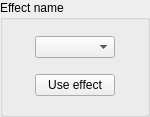
<?xml version="1.0" encoding="UTF-8"?>
<ui version="4.0">
 <class>Form</class>
 <widget class="QWidget" name="Form">
  <property name="geometry">
   <rect>
    <x>0</x>
    <y>0</y>
    <width>150</width>
    <height>117</height>
   </rect>
  </property>
  <property name="sizePolicy">
   <sizepolicy hsizetype="Preferred" vsizetype="Preferred">
    <horstretch>0</horstretch>
    <verstretch>0</verstretch>
   </sizepolicy>
  </property>
  <property name="windowTitle">
   <string>Form</string>
  </property>
  <layout class="QVBoxLayout" name="verticalLayout_2">
   <property name="spacing">
    <number>0</number>
   </property>
   <property name="leftMargin">
    <number>0</number>
   </property>
   <property name="topMargin">
    <number>0</number>
   </property>
   <property name="rightMargin">
    <number>0</number>
   </property>
   <property name="bottomMargin">
    <number>0</number>
   </property>
   <item>
    <widget class="QGroupBox" name="effectGroup">
     <property name="sizePolicy">
      <sizepolicy hsizetype="Preferred" vsizetype="Preferred">
       <horstretch>0</horstretch>
       <verstretch>0</verstretch>
      </sizepolicy>
     </property>
     <property name="minimumSize">
      <size>
       <width>150</width>
       <height>0</height>
      </size>
     </property>
     <property name="title">
      <string>Effect name</string>
     </property>
     <layout class="QHBoxLayout" name="horizontalLayout_2">
      <property name="spacing">
       <number>6</number>
      </property>
      <property name="leftMargin">
       <number>6</number>
      </property>
      <property name="topMargin">
       <number>6</number>
      </property>
      <property name="rightMargin">
       <number>6</number>
      </property>
      <property name="bottomMargin">
       <number>6</number>
      </property>
      <item>
       <spacer name="horizontalSpacer_2">
        <property name="orientation">
         <enum>Qt::Horizontal</enum>
        </property>
        <property name="sizeHint" stdset="0">
         <size>
          <width>40</width>
          <height>20</height>
         </size>
        </property>
       </spacer>
      </item>
      <item>
       <layout class="QVBoxLayout" name="effectLayout">
        <item>
         <widget class="QComboBox" name="channelSelector"/>
        </item>
        <item>
         <widget class="QPushButton" name="useEffectBtn">
          <property name="text">
           <string>Use effect</string>
          </property>
         </widget>
        </item>
       </layout>
      </item>
      <item>
       <spacer name="horizontalSpacer">
        <property name="orientation">
         <enum>Qt::Horizontal</enum>
        </property>
        <property name="sizeHint" stdset="0">
         <size>
          <width>40</width>
          <height>20</height>
         </size>
        </property>
       </spacer>
      </item>
     </layout>
    </widget>
   </item>
  </layout>
 </widget>
 <resources/>
 <connections/>
</ui>
